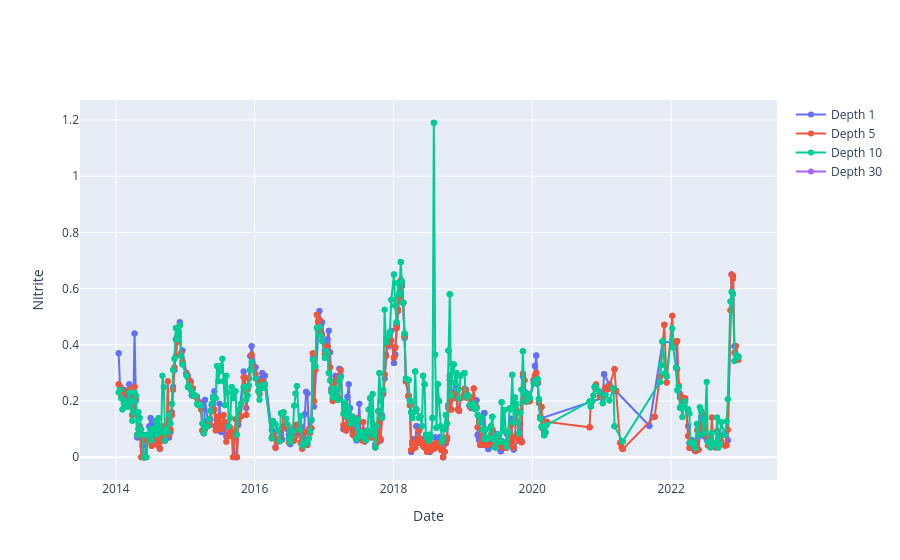

The code cell stored with this chart in its notebook:
### Markdown cell above
- nutrient spikes or eutrophication events?
    - Sept 2019/2017: Nitrite spike in depth 60 post-Dorian post-Gert, not at 1m as expected after fall bloom
    - Nov 2019 (nitrification at 60m), and Nov 2021 N2O peaks (Martha)

### Code cell
all_depths('Nitrite', hidden=[60]) #temperature, Nitrate, Nitrite, Phosphate, Silicate, Ammonia, Salinity

### Figure 1 — Plotly figure (JSON) as saved in the notebook; plotly's stock layout.template omitted (floating-point values rounded to 4 significant figures; data arrays with more than 128 entries replaced by an {"elided": "..."} marker saying what was removed)
{"data": [{"customdata": {"elided": "1181x1 int values"}, "hovertemplate": "Date: %{x|%Y-%m-%d}<br>Week: %{customdata}<br>Depth: 1<br>Value: %{y:.2f}<extra></extra>", "line": {"color": "#636EFA", "width": 2}, "marker": {"color": "#636EFA", "size": 6}, "mode": "lines+markers", "name": "Depth 1", "type": "scatter", "x": {"elided": "1181 str values"}, "y": {"elided": "1181 float values"}}, {"customdata": {"elided": "1192x1 int values"}, "hovertemplate": "Date: %{x|%Y-%m-%d}<br>Week: %{customdata}<br>Depth: 5<br>Value: %{y:.2f}<extra></extra>", "line": {"color": "#EF553B", "width": 2}, "marker": {"color": "#EF553B", "size": 6}, "mode": "lines+markers", "name": "Depth 5", "type": "scatter", "x": {"elided": "1192 str values"}, "y": {"elided": "1192 float values"}}, {"customdata": {"elided": "1192x1 int values"}, "hovertemplate": "Date: %{x|%Y-%m-%d}<br>Week: %{customdata}<br>Depth: 10<br>Value: %{y:.2f}<extra></extra>", "line": {"color": "#00CC96", "width": 2}, "marker": {"color": "#00CC96", "size": 6}, "mode": "lines+markers", "name": "Depth 10", "type": "scatter", "x": {"elided": "1192 str values"}, "y": {"elided": "1192 float values"}}, {"customdata": [[null], [null], [null], [null], [null], [null], [null], [null], [null], [null], [null], [null], [null], [null], [null], [null], [null], [null], [null], [null], [null], [null], [null], [null], [null], [null], [null], [null], [null], [null], [null], [null], [null], [null], [null], [null], [null], [null], [null], [null], [null], [null], [null], [null], [null], [null], [null], [null], [null], [null], [null], [null], [null], [null], [null], [null], [null], [null], [null], [null], [null], [null], [null], [null], [null], [null], [null], [null], [null], [null], [null], [null], [null], [null], [null], [null], [null], [null], [null], [null], [null], [null], [null], [null], [null], [null], [null], [null], [null], [null], [null], [null], [null], [null], [null], [null], [null], [null], [null], [null], [null], [null], [null], [null], [null], [null], [null], [null], [null], [null], [null], [null], [null], [null], [null], [null], [null], [null], [null], [null], [null], [null], [null], [null], [null], [null], [null], [null]], "hovertemplate": "Date: %{x|%Y-%m-%d}<br>Week: %{customdata}<br>Depth: 30<br>Value: %{y:.2f}<extra></extra>", "line": {"color": "#AB63FA", "width": 2}, "marker": {"color": "#AB63FA", "size": 6}, "mode": "lines+markers", "name": "Depth 30", "type": "scatter", "x": [null, null, null, null, null, null, null, null, null, null, null, null, null, null, null, null, null, null, null, null, null, null, null, null, null, null, null, null, null, null, null, null, null, null, null, null, null, null, null, null, null, null, null, null, null, null, null, null, null, null, null, null, null, null, null, null, null, null, null, null, null, null, null, null, null, null, null, null, null, null, null, null, null, null, null, null, null, null, null, null, null, null, null, null, null, null, null, null, null, null, null, null, null, null, null, null, null, null, null, null, null, null, null, null, null, null, null, null, null, null, null, null, null, null, null, null, null, null, null, null, null, null, null, null, null, null, null, null], "y": [null, null, null, null, null, null, null, null, null, null, null, null, null, null, null, null, null, null, null, null, null, null, null, null, null, null, null, null, null, null, null, null, null, null, null, null, null, null, null, null, null, null, null, null, null, null, null, null, null, null, null, null, null, null, null, null, null, null, null, null, null, null, null, null, null, null, null, null, null, null, null, null, null, null, null, null, null, null, null, null, null, null, null, null, null, null, null, null, null, null, null, null, null, null, null, null, null, null, null, null, null, null, null, null, null, null, null, null, null, null, null, null, null, null, null, null, null, null, null, null, null, null, null, null, null, null, null, null]}], "layout": {"hovermode": "closest", "xaxis": {"title": {"text": "Date"}}, "yaxis": {"title": {"text": "Nitrite"}}}}
